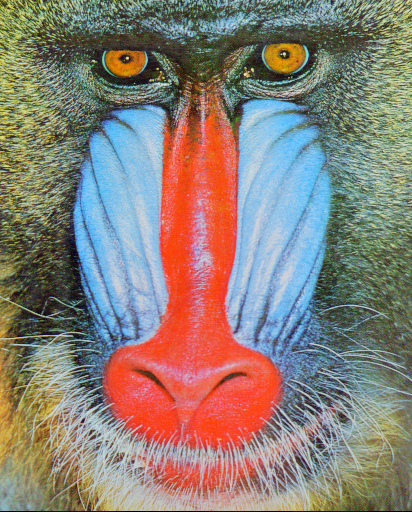
#> input picture Seeed_Grove_Vision_AI_Module_V2/EPII_CM55M_APP_S/library/cmsis_cv/CMSIS-CV/Testing/board/Patterns/Mandrill_cropped.tiff, 412 x 512 px, found by its file name
$ python export.py
#> lines starting #> are read from the running program, lines starting #| are printed output that depends on the picture
import numpy as np
import struct
import PIL
import PIL.Image
import numpy as np
import os
import io
import re

def _serialize_u32(file, tensor):
    """ writes one uint32 tensor to file that is open in wb mode """
    tensor = tensor.astype(np.uint32).flatten()
    b = struct.pack(f'<{len(tensor)}L', *tensor)
    file.write(b)
    return(len(b))

# [6 lines left out: function _serialize_u16, not called in this run]

def _serialize_u8(file, tensor):
    """ writes one f32 tensor to file that is open in wb mode """
    tensor = tensor.astype(np.uint8).flatten()
    b = struct.pack(f'<{len(tensor)}B', *tensor)
    file.write(b)
    return(len(b))

# [41 lines left out: functions _serialize_s32, _serialize_s16, _serialize_s8, _serialize_f64, _serialize_f32, _serialize_f16, not called in this run]


def _read_uint32_array(file,nb):
    b = file.read(4*nb)
    a = struct.unpack(f'<{nb}L', b)
    return(list(a))

# [4 lines left out: function _read_uint16_array, not called in this run]

def _read_uint8_array(file,nb):
    b = file.read(nb)
    a = struct.unpack(f'<{nb}B', b)
    return(list(a))

# [29 lines left out: functions _read_sint32_array, _read_sint16_array, _read_sint8_array, _read_f64_array, _read_f32_array, _read_f16_array, not called in this run]

# Class representing an YUV420 unpacked image
# Plane have different dimensions so it cannot be represented
# as a tensor without mixing u and v planes together
class YUV420:
    # Create object from the 3 y,u,v planes
    def __init__(self,*l):
        self._planes = l

    # Create object from a byte stream.
    # The dimension of the bytstream is (h*1.5,w) where
    # (w,h) is the image dimensions
    # [18 lines left out: function FromBytes, not called in this run]


    @property
    def planes(self):
        return self._planes

    @property
    def dims(self):
        return self.planes[0].shape

    # Create an uint8 tensor
    # If image has dimension (width,height) the tensor has dimensions
    # (height*1.5, width)
    # [12 lines left out: function tensor, not called in this run]


# This is the general image type used for the test
# It can contain a Pillow RGB or GRAY8 image
# or a numpy tensor (shape must have at most 4 dimensions)
# or a Planar object.
# A Planar object is a list of tensor of different shapes
# It is required to represent YUV420 for instance
class AlgoImage:
    IMG_RGB_TYPE = 0
    IMG_GRAY8_TYPE = 1
    IMG_NUMPY_TYPE_UINT8  = 2
    IMG_NUMPY_TYPE_UINT16 = 3
    IMG_NUMPY_TYPE_UINT32 = 4
    IMG_NUMPY_TYPE_SINT8  = 5
    IMG_NUMPY_TYPE_SINT16 = 6
    IMG_NUMPY_TYPE_SINT32 = 7
    IMG_NUMPY_TYPE_F16  = 8
    IMG_NUMPY_TYPE_F32 = 9
    IMG_NUMPY_TYPE_F64 = 10
    IMG_YUV420_TYPE = 11

    # [16 lines left out: function open, not called in this run]

    def __init__(self,img):
        self._img = img

    # Save image or tensor
    # YUV420 is managed in special way
    # The tensor must be interpreted in a special way.
    # It is tracked in the filename
    # [8 lines left out: function save, not called in this run]


    @property
    def is_image(self):
        return not isinstance(self._img,np.ndarray) and not isinstance(self._img,YUV420)

    # Planar images are exported as tensor of int8 for C code
    @property
    def is_yuv420(self):
        return isinstance(self._img,YUV420)


    @property
    def dtype(self):
        if self.is_image:
           if self._img.mode == "RGB":
              return AlgoImage.IMG_RGB_TYPE
           elif self._img.mode == "L":
              return AlgoImage.IMG_GRAY8_TYPE
           else:
              raise NameError(f"Unsupported image mode {self._img.mode}")
        elif isinstance(self._img,np.ndarray):
            if self._img.dtype == np.uint8:
                return AlgoImage.IMG_NUMPY_TYPE_UINT8
            if self._img.dtype == np.uint16:
                return AlgoImage.IMG_NUMPY_TYPE_UINT16
            if self._img.dtype == np.uint32:
                return AlgoImage.IMG_NUMPY_TYPE_UINT32
            if self._img.dtype == np.int8:
                return AlgoImage.IMG_NUMPY_TYPE_SINT8
            if self._img.dtype == np.int16:
                return AlgoImage.IMG_NUMPY_TYPE_SINT16
            if self._img.dtype == np.int32:
                return AlgoImage.IMG_NUMPY_TYPE_SINT32
            if self._img.dtype == np.float16:
                return AlgoImage.IMG_NUMPY_TYPE_F16
            if self._img.dtype == float:
                return AlgoImage.IMG_NUMPY_TYPE_F32
            if self._img.dtype == np.double:
                return AlgoImage.IMG_NUMPY_TYPE_F64
        elif self.is_yuv420:
                return AlgoImage.IMG_YUV420_TYPE


        raise NameError(f"Unsupported datatype {self._img}")


    @property
    def dim(self):
        t = list(self.tensor.shape)
        r = len(t)
        return ([r] + t + [0]*(4-r))

    @property
    def get_size(self):
        return self.tensor.nbytes

    @property
    def tensor(self):
        if self.is_image:
           buf = np.array(self._img)
           return(buf)
        elif self.is_yuv420:
           return self._img.tensor
        else:
            return(self._img)

    @property
    def img(self):
        return self._img


    def serialize(self,file):
        t = self.tensor
        if t.dtype == np.uint8:
           return _serialize_u8(file,t)
        if t.dtype == np.uint16:
           return _serialize_u16(file,t)
        if t.dtype == np.uint32:
           return _serialize_u32(file,t)

        if t.dtype == np.int8:
           return _serialize_s8(file,t)
        if t.dtype == np.int16:
           return _serialize_s16(file,t)
        if t.dtype == np.int32:
           return _serialize_s32(file,t)

        if t.dtype == np.float16:
           return _serialize_f16(file,t)
        if t.dtype == float:
           return _serialize_f32(file,t)
        if t.dtype == np.double:
           return _serialize_f64(file,t)

        raise NameError(f"Unsupported NumPy datatype for serialization {t.dtype}")


def unserialize(file,dt,nbbytes,dims):
    a = bytes(_read_uint8_array(file,nbbytes))
    if dt == AlgoImage.IMG_NUMPY_TYPE_UINT8:
       res = np.frombuffer(a,dtype=np.uint8).reshape(dims)
    elif dt == AlgoImage.IMG_NUMPY_TYPE_UINT16:
       res = np.frombuffer(a,dtype=np.uint16).reshape(dims)
    elif dt == AlgoImage.IMG_NUMPY_TYPE_UINT32:
       res = np.frombuffer(a,dtype=np.uint32).reshape(dims)
    elif dt == AlgoImage.IMG_NUMPY_TYPE_SINT8:
       res = np.frombuffer(a,dtype=np.int8).reshape(dims)
    elif dt == AlgoImage.IMG_NUMPY_TYPE_SINT16:
       res = np.frombuffer(a,dtype=np.int16).reshape(dims)
    elif dt == AlgoImage.IMG_NUMPY_TYPE_SINT32:
       res = np.frombuffer(a,dtype=np.int32).reshape(dims)
    elif dt == AlgoImage.IMG_NUMPY_TYPE_F16:
       res = np.frombuffer(a,dtype=np.float16).reshape(dims)
    elif dt == AlgoImage.IMG_NUMPY_TYPE_F32:
       res = np.frombuffer(a,dtype=float).reshape(dims)
    elif dt == AlgoImage.IMG_NUMPY_TYPE_F64:
       res = np.frombuffer(a,dtype=np.double).reshape(dims)
    elif dt == AlgoImage.IMG_RGB_TYPE:
        res = PIL.Image.frombytes('RGB',(dims[1],dims[0]),a)
    elif dt == AlgoImage.IMG_GRAY8_TYPE:
        res = PIL.Image.frombytes('L',(dims[1],dims[0]),a)
    elif dt == AlgoImage.IMG_YUV420_TYPE:
        res = YUV420.FromBytes(a,dims)
    else:
        raise NameError(f"Unsupported NumPy datatype for unserialization {dt}")

    return(AlgoImage(res))


def _align(file,pos,alignment):
    r = pos % alignment
    if r != 0:
       r = alignment - r
       z = np.zeros(r,dtype=np.uint8)
       #z = np.ones(r,dtype=np.uint8)*255
       res = struct.pack(f'<{len(z)}B', *z)
       file.write(res)
    return(r)


def serialize_tensors(file,tensors,alignment=8):
    """
    Serialize the tensors to a binary file with alignment.

    The format is as simple as possible and with enouhg information
    to be able to read the samples back with Python.

    The shapes and strides are not saved. The C code using this data
    has the knowledge of the shapes and strides.

    The format is:
    Nb of tensors : uint32
    Array of uint32 lengths for each tensor. Length expressed in bytes.
    Array of uint32 shape for each tensor. Shape is 5 word32
      Number of dimensions. The dimensions. Padded with 0 if less than 4 dimensions
    Array of uint32 datatype (to be able to read back with Python)
    Array of uint32 offset in the file where to find the tensor
    Aligned tensor follows
    """
    pos = 0

    # Write number of tensors
    pos += _serialize_u32(file,np.array([len(tensors)]))

    # Write lengths of the tensors
    lengths_in_bytes=np.array([x.get_size for x in tensors],dtype=np.uint32)
    pos += _serialize_u32(file,lengths_in_bytes)
    #print(lengths_in_bytes)

    dims = []
    for x in tensors:
        dims += x.dim
    dims=np.array(dims,dtype=np.uint32)
    #print(dims)

    # Write dimensions of the images
    # 0,0 when it is not an image
    pos += _serialize_u32(file,dims)

    # Write datatypes of tensors
    dt=np.array([x.dtype for x in tensors],dtype=np.uint32)
    pos += _serialize_u32(file,dt)
    #print(dt)

    # Offsets of tensors in files
    offset_pos = pos
    offsets=np.zeros(len(tensors),dtype=np.uint32)
    # Write offsets of the tensors
    pos += _serialize_u32(file,offsets)
    pos += _align(file,pos,alignment)

    # Write tensors
    k = 0
    for t in tensors:
        offsets[k] = pos
        pos += t.serialize(file)

        k = k + 1
        if k != len(tensors):
           pos += _align(file,pos,alignment)

    file.seek(offset_pos)
    _serialize_u32(file,offsets)
    #print(offsets)

def _read_uint32(file):
    b = file.read(4)
    nb_tensors = struct.unpack(f'<L', b)
    return(nb_tensors[0])


def format_shape(l):
    nb = l[0]
    return tuple(l[1:1+nb])

def read_tensors(file):
    res = []
    nb=_read_uint32(file)
    tensor_sizes = _read_uint32_array(file,nb)
    shapes = np.array(_read_uint32_array(file,5*nb))
    shapes = shapes.reshape(nb,5)
    tensor_dims = [format_shape(s) for s in shapes]
    tensor_dt = _read_uint32_array(file,nb)

    # [4 lines of commented-out code are left out]

    tensor_offsets = _read_uint32_array(file,nb)

    #print(tensor_offsets)


    for s,dims,dt,o in zip(tensor_sizes,tensor_dims,tensor_dt,tensor_offsets):
        # Position at tensor offset
        file.seek(o)

        a = unserialize(file,dt,s,dims)

        res.append(a)

    return(res)


if __name__ == "__main__":
    from pathlib import Path

    Path("references").mkdir(parents=True, exist_ok=True)

    imga = PIL.Image.open("Patterns/Mandrill_cropped.tiff")
#> imga is the input picture: PIL image 412x512 RGB; mean R, G, B 138.3, 127.5, 118.8
    #NB = 50
    #imga = imga.crop((NB,0,512-NB,512))
    #imga.save("Patterns/Mandrill_cropped.tiff")
    imgb = PIL.Image.open("Patterns/JellyBeans.tiff")
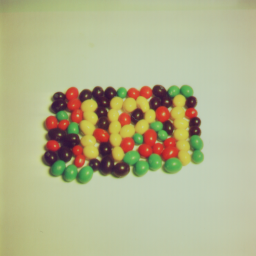
#> input picture Seeed_Grove_Vision_AI_Module_V2/EPII_CM55M_APP_S/library/cmsis_cv/CMSIS-CV/Testing/board/Patterns/JellyBeans.tiff, 256 x 256 px, found by its file name
#> imgb is the input picture: PIL image 256x256 RGB; mean R, G, B 179.2, 180.6, 142.3
    imgb = imgb.convert("L")
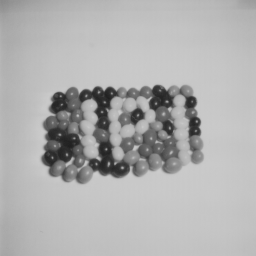
#> imgb: PIL image 256x256 L; min 32, max 204, mean 175.9

    imga.save("results/img/input_0.tiff")
    imgb.save("results/img/input_1.tiff")

    tests = AlgoImage(np.array(range(10),dtype=np.uint32).reshape(2,5))

    with open("test.dat","wb") as f:
         serialize_tensors(f,[tests,AlgoImage(imga),AlgoImage(imgb)])
#> in serialize_tensors, `lengths_in_bytes=np.array([x.get_size for x in tensors],dtype=np.uint32)`: lengths_in_bytes = [40, 632832, 65536]
#> in serialize_tensors, `pos += _serialize_u32(file,lengths_in_bytes)`: pos = 16
#> the loop in serialize_tensors, `for x in tensors:` made 3 passes
#> dims on passes 1 to 3: [2, 2, 5, 0, 0], [2, 2, 5, 0, 0, 3, 512, 412, 3, 0], [2, 2, 5, 0, 0, 3, 512, 412, 3, 0, 2, 256, 256, 0, 0]
#> in serialize_tensors, `pos += _serialize_u32(file,dims)`: pos = 76
#> in serialize_tensors, `dt=np.array([x.dtype for x in tensors],dtype=np.uint32)`: dt = [4, 0, 1]
#> in serialize_tensors, `pos += _serialize_u32(file,dt)`: pos = 88
#> in serialize_tensors, `pos += _serialize_u32(file,offsets)`: pos = 100
#> in _align, `r = pos % alignment`: r = 4
#> in serialize_tensors, `pos += _align(file,pos,alignment)`: pos = 104
#> the loop in serialize_tensors, `for t in tensors:` made 3 passes
#> pos on pass 1: 144
#> pos on pass 2: 632976
#> after the loop in serialize_tensors, `for t in tensors:`: k = 3; offsets = [104, 144, 632976]; pos = 698512


    with open("test.dat","rb") as f:
         r = read_tensors(f)
#> after the loop in read_tensors, `for s,dims,dt,o in zip(tensor_sizes,tensor_dims,tensor_dt,tensor_offse..`: res = 3 items
#> r = 3 items

    for i in r:
        #print(i.dim)
        if i.is_image:
            i.img.show()
#> this loop made 3 passes
